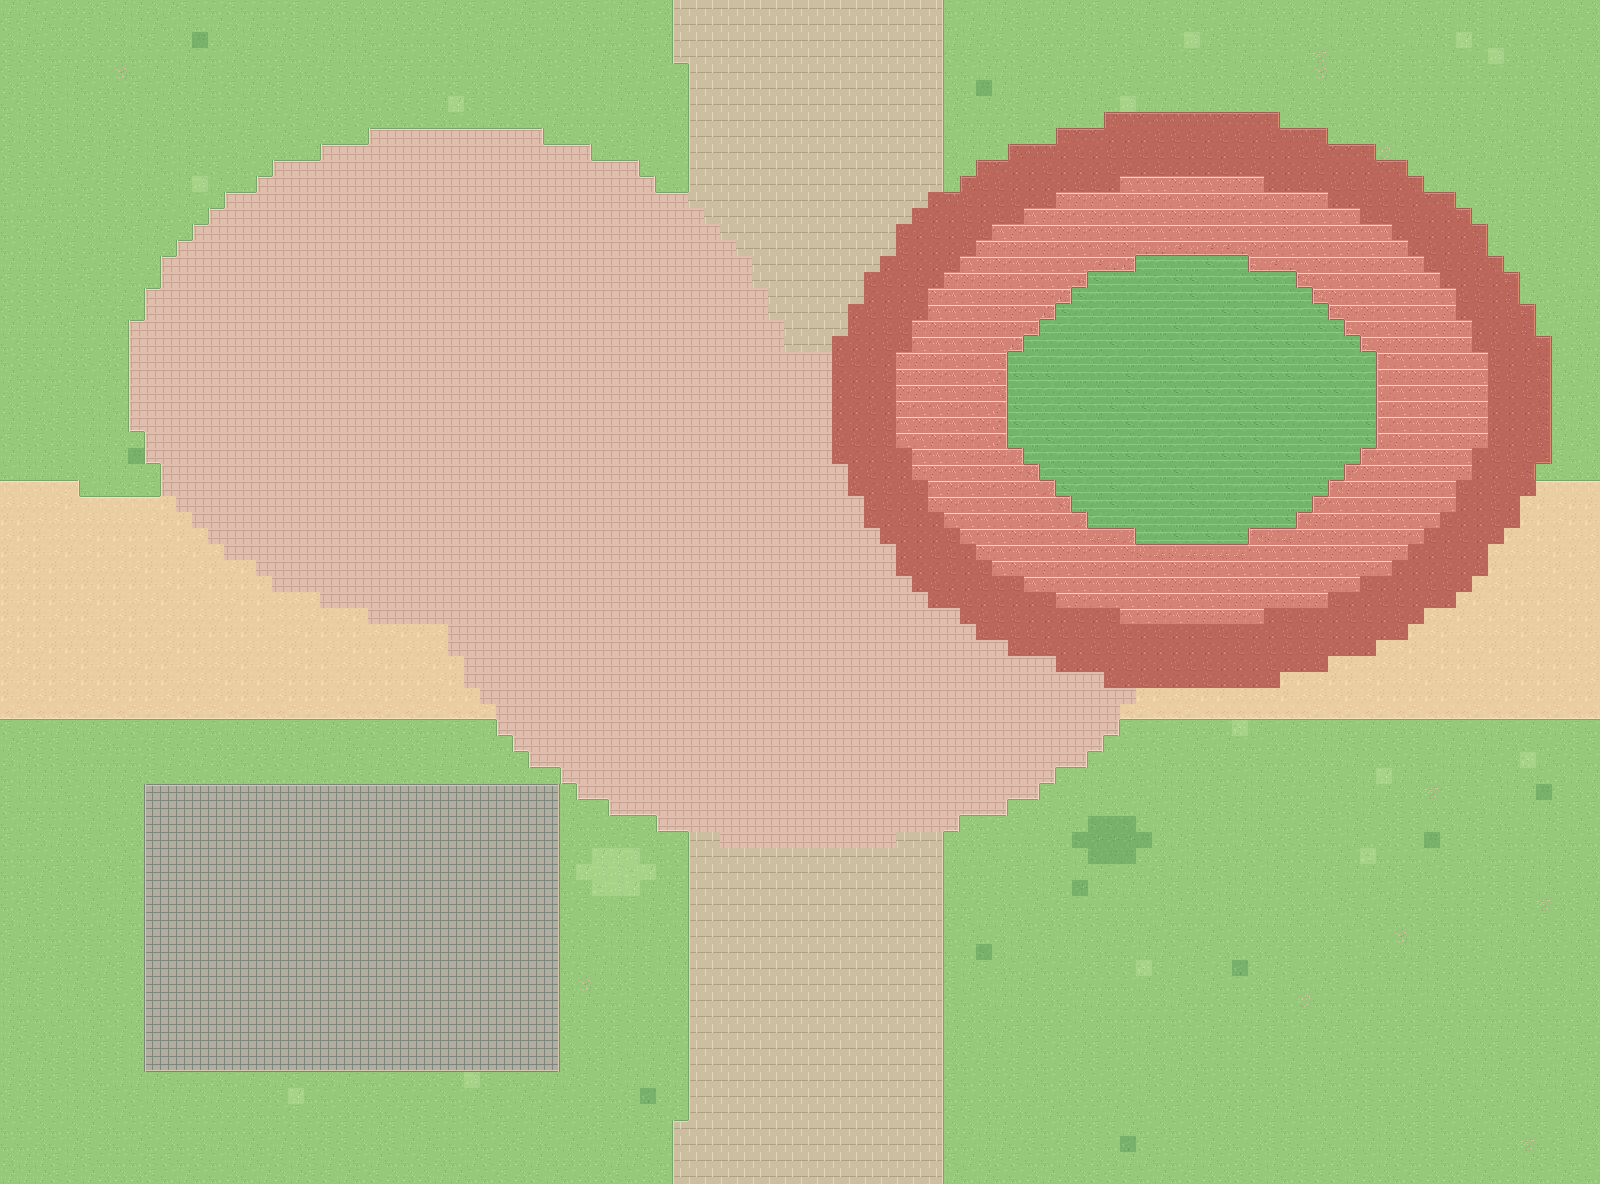

This is a level from a 2D game, rendered from its Tiled map with the project's own tilesets. A one-line summary and the map file follow, with tile-layer data summarised:
An orthogonal 100x74 tile map with 16x16 px tiles, 4 tile layers (Ground, Landscape, Roads, BuildingPads) and 11 objects (4x scene_portal, 2x landmark_area, 2x area_label, building_slot, spawn, ...).

<map version="1.10" tiledversion="1.11.2" orientation="orthogonal" renderorder="right-down" width="100" height="74" tilewidth="16" tileheight="16" infinite="0" nextlayerid="9" nextobjectid="800" backgroundcolor="#97C97A">
  <properties>
    <property name="scene_id" value="14" />
    <property name="scene_name" value="中心体育馆与第三运动场" />
    <property name="macro_area" value="D 学习生活区" />
    <property name="tile_scale" type="int" value="16" />
    <property name="player_sprite_width" type="int" value="48" />
    <property name="player_sprite_height" type="int" value="48" />
    <property name="world_origin_x_px" type="int" value="3200" />
    <property name="world_origin_y_px" type="int" value="-1184" />
    <property name="ground_only" type="bool" value="true" />
    <property name="building_art_separate" type="bool" value="true" />
  </properties>
  <tileset firstgid="1" name="swu_terrain_16" tilewidth="16" tileheight="16" tilecount="412" columns="16">
    <image source="../assets/ground_tiles_16.png" width="256" height="416" />
  </tileset>
  <layer id="1" name="Ground" width="100" height="74">
    <data>[7400 cells, 7400 non-empty, 4 distinct tile ids]</data>
  </layer>
  <layer id="2" name="Landscape" width="100" height="74">
    <data>[7400 cells, 377 non-empty, 15 distinct tile ids]</data>
  </layer>
  <layer id="3" name="Roads" width="100" height="74">
    <data>[7400 cells, 3668 non-empty, 60 distinct tile ids]</data>
  </layer>
  <layer id="4" name="BuildingPads" width="100" height="74">
    <data>[7400 cells, 468 non-empty, 14 distinct tile ids]</data>
  </layer>
  <objectgroup id="5" name="BuildingSlots" visible="0" color="#D9B768">
    <object id="1" name="slot_14_01" type="building_slot" x="144" y="784" width="416" height="288">
      <properties>
        <property name="display_name" value="中心体育馆" />
        <property name="confidence" value="verified_landmark" />
        <property name="note" value="建筑预留地，仅用于当前地图阶段，后续再放建筑与碰撞体" />
        <property name="future_collision" type="bool" value="true" />
        <property name="currently_walkable" type="bool" value="true" />
        <property name="macro_area" value="D 学习生活区" />
      </properties>
    </object>
  </objectgroup>
  <objectgroup id="6" name="LandmarkAreas" visible="0" color="#3B9C88">
    <object id="2" name="area_14_01" type="landmark_area" x="896" y="192" width="576" height="432">
      <properties>
        <property name="display_name" value="第三运动场" />
        <property name="confidence" value="landmark_area_approx" />
      </properties>
    </object>
    <object id="3" name="area_14_02" type="landmark_area" x="256" y="288" width="416" height="288">
      <properties>
        <property name="display_name" value="中心体育馆前场" />
        <property name="confidence" value="landmark_area_approx" />
      </properties>
    </object>
  </objectgroup>
  <objectgroup id="7" name="Portals" visible="0" color="#4CA3D9">
    <object id="4" name="exit_north" type="scene_portal" x="672" y="0" width="272" height="64">
      <properties>
        <property name="direction" value="north" />
        <property name="target_scene" value="08" />
        <property name="target_portal" value="exit_south" />
        <property name="spawn_x_px" type="int" value="800" />
        <property name="spawn_y_px" type="int" value="1056" />
        <property name="trigger" value="cross_map_edge" />
        <property name="enabled" type="bool" value="true" />
      </properties>
    </object>
    <object id="5" name="exit_south" type="scene_portal" x="672" y="1120" width="272" height="64">
      <properties>
        <property name="direction" value="south" />
        <property name="target_scene" value="20" />
        <property name="target_portal" value="exit_north" />
        <property name="spawn_x_px" type="int" value="800" />
        <property name="spawn_y_px" type="int" value="112" />
        <property name="trigger" value="cross_map_edge" />
        <property name="enabled" type="bool" value="true" />
      </properties>
    </object>
    <object id="6" name="exit_west" type="scene_portal" x="0" y="480" width="80" height="240">
      <properties>
        <property name="direction" value="west" />
        <property name="target_scene" value="13" />
        <property name="target_portal" value="exit_east" />
        <property name="spawn_x_px" type="int" value="1424" />
        <property name="spawn_y_px" type="int" value="592" />
        <property name="trigger" value="cross_map_edge" />
        <property name="enabled" type="bool" value="true" />
      </properties>
    </object>
    <object id="7" name="exit_east" type="scene_portal" x="1520" y="480" width="80" height="240">
      <properties>
        <property name="direction" value="east" />
        <property name="target_scene" value="15" />
        <property name="target_portal" value="exit_west" />
        <property name="spawn_x_px" type="int" value="160" />
        <property name="spawn_y_px" type="int" value="592" />
        <property name="trigger" value="cross_map_edge" />
        <property name="enabled" type="bool" value="true" />
      </properties>
    </object>
  </objectgroup>
  <objectgroup id="8" name="Spawn" visible="0" color="#74B877">
    <object id="8" name="player_start" type="spawn" x="800" y="592" width="0" height="0">
      <properties>
        <property name="feet_position" type="bool" value="true" />
        <property name="sprite_width" type="int" value="48" />
        <property name="sprite_height" type="int" value="48" />
      </properties>
    </object>
  </objectgroup>
  <objectgroup id="9" name="地标中文标注_编辑用" visible="1" color="#284F48">
    <object id="9" name="中心体育馆" type="building_label" x="182.0" y="906.0" width="340" height="44">
      <text fontfamily="Noto Sans CJK SC" pixelsize="21" color="#284D42" halign="center" valign="center" wrap="1">中心体育馆</text>
    </object>
    <object id="10" name="第三运动场" type="area_label" x="1014.0" y="386.0" width="340" height="44">
      <text fontfamily="Noto Sans CJK SC" pixelsize="21" color="#284D42" halign="center" valign="center" wrap="1">第三运动场</text>
    </object>
    <object id="11" name="中心体育馆前场" type="area_label" x="294.0" y="410.0" width="340" height="44">
      <text fontfamily="Noto Sans CJK SC" pixelsize="21" color="#284D42" halign="center" valign="center" wrap="1">中心体育馆前场</text>
    </object>
  </objectgroup>
</map>
